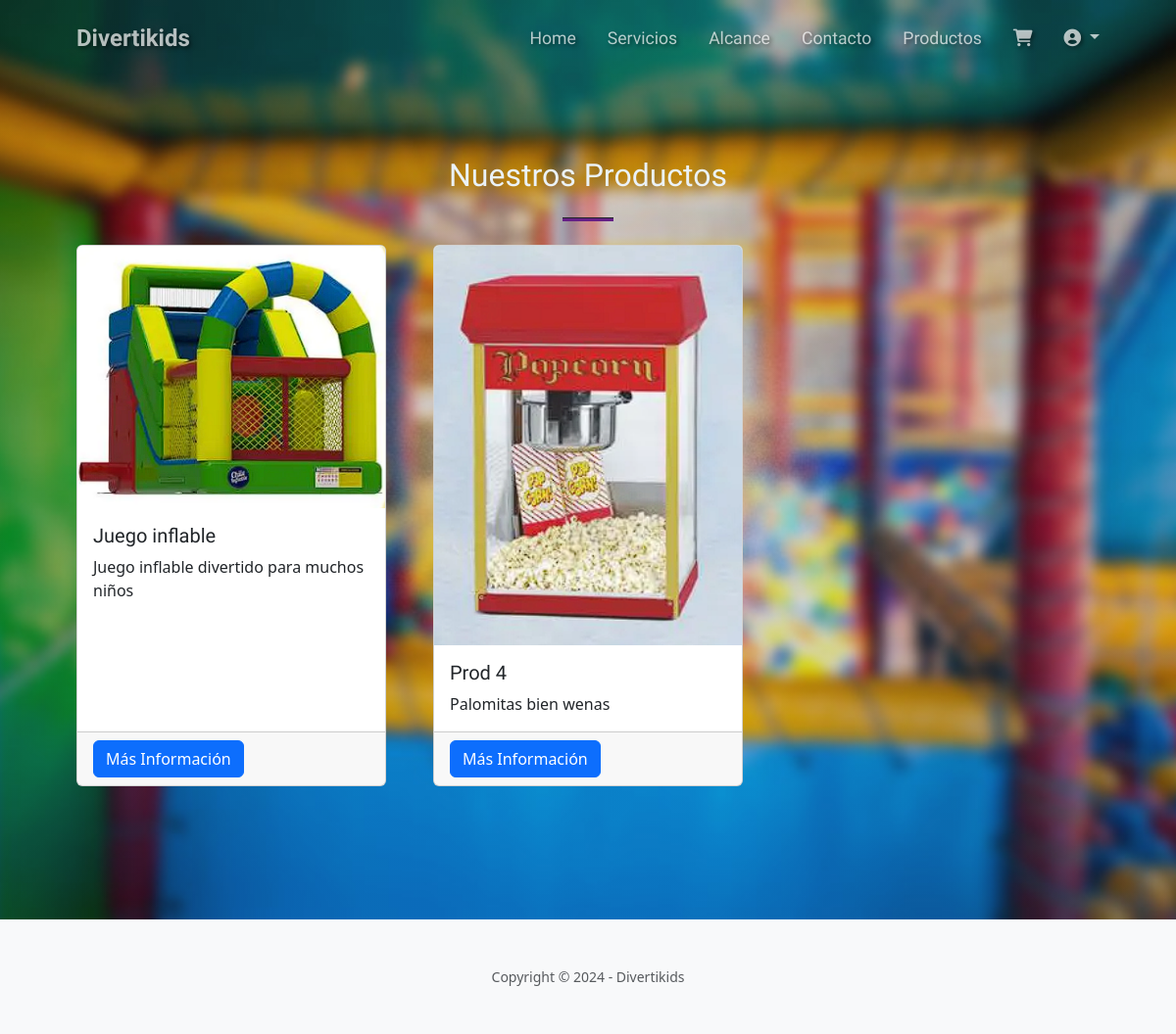
/productos/, run on the app's committed database.
### games/models.py (models this page shows, shortened)
class Products(models.Model):
    title = models.CharField(max_length=80, verbose_name="Título")
    price = models.IntegerField(verbose_name="Precio")
    imagen = models.ImageField(upload_to="games", verbose_name="Imagen", null=True)
    description = models.TextField(verbose_name="Descripción")
    age_min = models.IntegerField(verbose_name="Edad mínima permitida", null=True)
    age_max = models.IntegerField(verbose_name="Edad máxima permitida", null=True)
    width = models.DecimalField(max_digits=5, decimal_places=2, verbose_name="Ancho (m)", null=True)
    height = models.DecimalField(max_digits=5, decimal_places=2, verbose_name="Largo (m)", null=True)
    stock = models.IntegerField(verbose_name="Cantidad")
    created = models.DateTimeField(auto_now_add=True)
    updated = models.DateTimeField(auto_now=True)
    class Meta:
        verbose_name = "Producto"
        verbose_name_plural = "Productos"

### games/views.py (the view)
# urls.py: path('productos/', views_game.productos, name='productos'),
def productos(request):
    productos=Products.objects.all()
    return render(request,"core/productos.html",{'productos':productos})

### core/templates/core/productos.html (shortened to what this page needs)
{% extends 'core/base.html' %}
{% block link %}
    {% load static %}
    <link href="https://cdn.jsdelivr.net/npm/bootstrap@5.3.0/dist/css/bootstrap.min.css" rel="stylesheet">
    <link rel="stylesheet" href="{% static 'core/css/c.css' %}">
{% endblock %}
{% block cont %}
    <section class="page-section bg-light" id="productos">
        <div class="container px-4 px-lg-5">
            <h2 class="text-center mt-0" style="color: rgb(235, 242, 248);">Nuestros Productos</h2>
            <hr class="divider" />
            <div class="row gx-4 gx-lg-5">
            {% for n in productos %}
                <div class="col-lg-4 col-md-6 mb-5">
                    <div class="card h-100">
                        <img class="card-img-top" src="{{n.imagen.url}}" alt="{{ n.title }}">
                        <div class="card-body">
                            <h5 class="card-title">{{n.title}}</h5>
                            <p class="card-text">{{n.description}}</p>
                        </div>
                        <div class="card-footer">
                            <button class="btn btn-primary" data-bs-toggle="modal" data-bs-target="#productModal{{ forloop.counter }}">Más Información</button>
                        </div>
                    </div>
                </div>
            {% endfor %}
            </div>
        </div>
    </section>
{% endblock %}

### core/static/core/css/c.css (style rules this page uses)
.page-section { padding-top: 10rem; padding-bottom: calc(10rem - 4.5rem); background: linear-gradient(to bottom, rgba(51, 47, 47, 0.2) 10%, rgba(51, 47, 47, 0.2) 100%), url("../assets/img/bg-masthead.jpg"); background-position: center; background-repeat: no-repeat; background-attachment: scroll; background-size: cover; }

### data on the page
Products: imagen (picture), title "Juego inflable", description "Juego inflable divertido para muchos niños"
Products: imagen (picture), title "Prod 4", description "Palomitas bien wenas"
